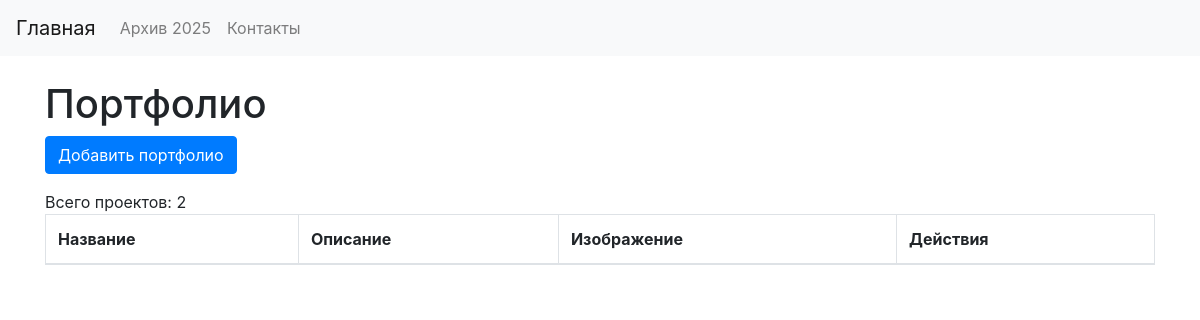
The app's page /, older data.
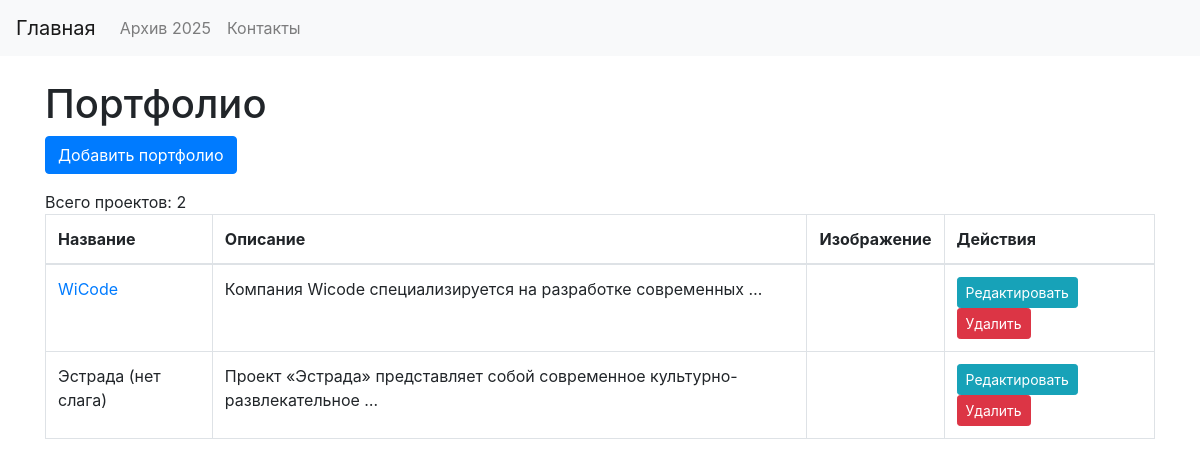
The same page, newer data.
### portfolio/models.py (models this page shows, shortened)
class PortfolioItem(models.Model):
    title = models.CharField("Название", max_length=255)
    description = models.TextField("Описание")
    image = models.ImageField("Изображение", upload_to='portfolio_images/', blank=True, null=True)
    created_at = models.DateTimeField("Дата создания", auto_now_add=True)
    slug = models.SlugField(max_length=255, unique=True, blank=True, null=True)
    is_published = models.BooleanField("Опубликовано", default=True)
    category = models.CharField(
        "Категория",
        max_length=50,
        choices=CategoryType.choices,
        default=CategoryType.OTHER
    )
    objects = models.Manager()
    published = PublishedManager()

### portfolio/views.py (the view)
# urls.py: path('', views.portfolio_list, name='portfolio_list'),
def portfolio_list(request):
    items = PortfolioItem.published.all().order_by('-created_at')
    return render(request, 'portfolio/index.html', {'items': items})

### portfolio/converters.py (called while the page is built)
    def to_url(self, value):
        return f"{value:04d}"

### portfolio/models.py (called while the page is built)
    def get_queryset(self):
        return super().get_queryset().filter(is_published=True)

### portfolio/templatetags/portfolio_tags.py (called while the page is built)
@register.simple_tag
def portfolio_count():
    return PortfolioItem.objects.count()

### portfolio/templates/portfolio/index.html (shortened to what this page needs)
{% extends 'portfolio/base.html' %}
{% block content %}
<h1>Портфолио</h1>
<button type="button" class="btn btn-primary mb-3" id="create-portfolio" data-url="{% url 'portfolio:portfolio_create' %}">
    Добавить портфолио
</button>
<div id="portfolio-list">
    {% include 'portfolio/partial_portfolio_list.html' %}
</div>
{% endblock %}

### portfolio/templates/portfolio/partial_portfolio_list.html (shortened to what this page needs)
{% load portfolio_tags %}
<div class="portfolio-count">
    Всего проектов: {% portfolio_count %}
</div>
<table class="table table-bordered">
    <thead>
        <tr>
            <th>Название</th>
            <th>Описание</th>
            <th>Изображение</th>
            <th>Действия</th>
        </tr>
    </thead>
    <tbody>
    {% for item in items %}
        <tr>
            <td>
                {% if item.slug %}
                    <a href="{% url 'portfolio:portfolio_detail' item.slug %}">
                        {{ item.title }}
                    </a>
                {% else %}
                    {{ item.title }} (нет слага)
                {% endif %}
            </td>
            <td>{{ item.description|truncatewords:6 }}</td>
            <td>
            </td>
            <td>
                <button type="button" class="btn btn-sm btn-info js-update-portfolio" data-url="{% url 'portfolio:portfolio_update' item.pk %}">Редактировать</button>
                <button type="button" class="btn btn-sm btn-danger js-delete-portfolio" data-url="{% url 'portfolio:portfolio_delete' item.pk %}">Удалить</button>
            </td>
        </tr>
    {% endfor %}
    </tbody>
</table>

Row changes from the older to the newer data that the page shows:
added PortfolioItem: title "WiCode", description "Компания Wicode специализируется на разработке современных …"
added PortfolioItem: title "Эстрада", description "Проект «Эстрада» представляет собой современное культурно-развлекательное …"
